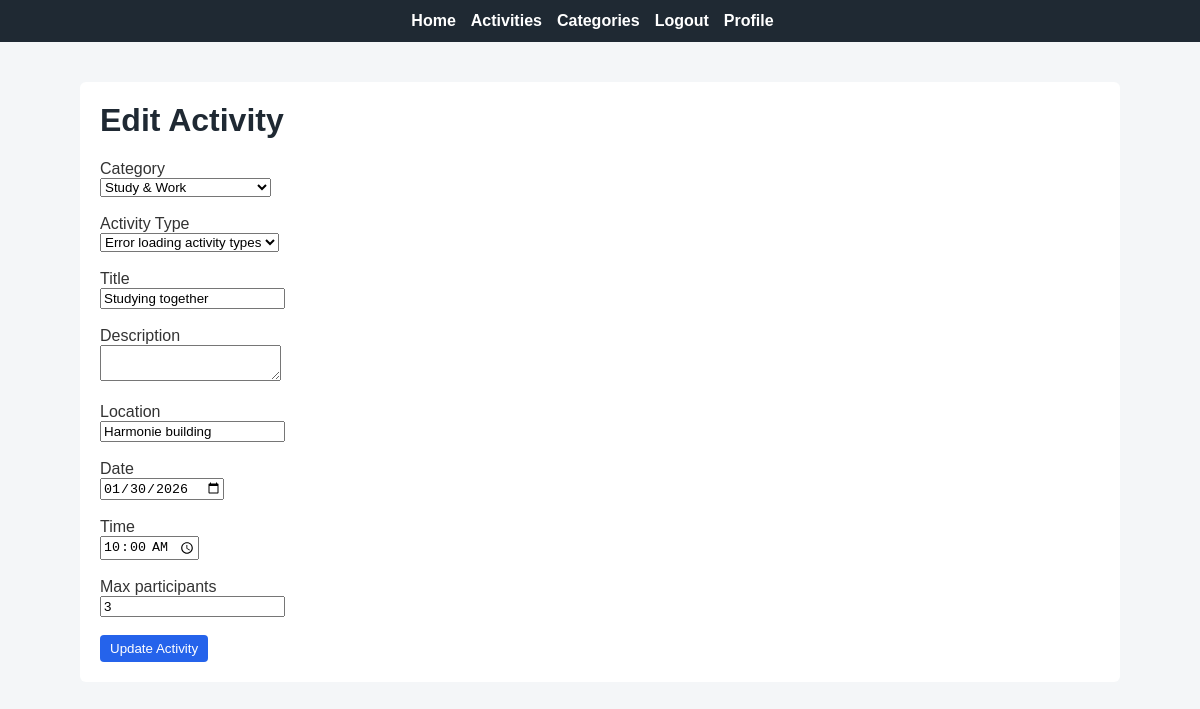
The app's page /activities/6/edit (signed in) with its own data.
### app/models.py (models this page shows, shortened)
class PaginatedAPIMixin(object):
    @staticmethod
    def to_collection_dict(query, page, per_page, endpoint, **kwargs):
        resources = db.paginate(query, page=page, per_page=per_page,
                                error_out=False)
        data = {
            'items': [item.to_dict() for item in resources.items],
            '_meta': {
                'page': page,
                'per_page': per_page,
                'total_pages': resources.pages,
                'total_items': resources.total
            },
            '_links': {
                'self': url_for(endpoint, page=page, per_page=per_page,
                                **kwargs),
                'next': url_for(endpoint, page=page + 1, per_page=per_page,
                                **kwargs) if resources.has_next else None,
                'prev': url_for(endpoint, page=page - 1, per_page=per_page,
                                **kwargs) if resources.has_prev else None
            }
        }
        return data

class Activity(PaginatedAPIMixin, db.Model):
    __tablename__ = 'activities'
    id = db.Column(db.Integer, primary_key=True)
    title = db.Column(db.String(200), nullable=False)
    description = db.Column(db.Text)
    location = db.Column(db.String(255), nullable=False)
    activity_date = db.Column(db.Date, nullable=False)
    activity_time = db.Column(db.Time, nullable=False)
    max_participants = db.Column(db.Integer, default=10)
    creator_id = db.Column(db.Integer, db.ForeignKey('users.id'), nullable=False)
    category_id = db.Column(db.Integer, db.ForeignKey('categories.id'), nullable=False)
    activity_type_id = db.Column(db.Integer, db.ForeignKey('activity_types.id'), nullable=False)
    created_at = db.Column(db.DateTime, default=datetime.now(timezone.utc))
    updated_at = db.Column(db.DateTime, default=datetime.now(timezone.utc), onupdate=datetime.now(timezone.utc))
    creator = db.relationship('Users', backref='activities_created')
    category = db.relationship('Category', backref='activities')
    activity_type = db.relationship('ActivityType', backref='activities')

class Category(db.Model):
    __tablename__ = 'categories'
    id = db.Column(db.Integer, primary_key=True)
    name = db.Column(db.String(100), unique=True, nullable=False)
    description = db.Column(db.Text)
    created_at = db.Column(db.DateTime, default=datetime.now(timezone.utc))
    activity_types = db.relationship('ActivityType', backref='category', lazy='dynamic')

### app/routes.py (the view, shortened to what this page needs)
@app.route("/activities/<int:id>/edit", methods=["GET", "POST"])
@login_required
def edit_activity(id):
    activity = Activity.query.get_or_404(id)
    if activity.creator_id != current_user.id:
        flash("You are not allowed to edit this activity.")
        return redirect(url_for("activities"))
    categories = Category.query.all()
    activity_types = ActivityType.query.all()
    return render_template(
        "edit_activity.html",
        activity=activity,
        categories=categories,
        activity_types=activity_types
    )

### app/models.py (called while the page is built)
@login.user_loader
def load_user(id):
    return db.session.get(Users, int(id))

### app/routes.py (called while the page is built)
@app.before_request
def before_request():
    if current_user.is_authenticated:
        current_user.last_seen = datetime.now(timezone.utc)
        db.session.commit()

### app/templates/edit_activity.html (shortened to what this page needs)
{% extends "base.html" %}
{% block content %}
<h1>Edit Activity</h1>
<form method="POST">
    <label>Category</label><br>
    <select name="category_id" id="category_id" required>
        {% for category in categories %}
            <option value="{{ category.id }}"
                {% if category.id == activity.category_id %}selected{% endif %}>
                {{ category.name }}
            </option>
        {% endfor %}
    </select><br><br>
    <label>Activity Type</label><br>
    <select name="activity_type_id" id="activity_type_id" required>
        <option value="">Loading activity types...</option>
    </select><br><br>
    <label>Title</label><br>
    <input type="text" name="title" value="{{ activity.title }}" required><br><br>
    <label>Description</label><br>
    <textarea name="description">{{ activity.description }}</textarea><br><br>
    <label>Location</label><br>
    <input type="text" name="location" value="{{ activity.location }}" required><br><br>
    <label>Date</label><br>
    <input type="date" name="activity_date"
           value="{{ activity.activity_date }}" required><br><br>
    <label>Time</label><br>
    <input type="time" name="activity_time"
           value="{{ activity.activity_time }}" required><br><br>
    <label>Max participants</label><br>
    <input type="number" name="max_participants"
           value="{{ activity.max_participants }}" min="1"><br><br>
    <button type="submit">Update Activity</button>
</form>
{% endblock %}

### app/static/css/style.css (style rules this page uses)
body { font-family: Arial, Helvetica, sans-serif; margin: 0; padding: 0; background-color: #f4f6f8; color: #333; }
h1 { margin-top: 0; color: #1f2933; }
button { padding: 6px 10px; border: none; border-radius: 4px; background-color: #2563eb; color: white; cursor: pointer; }
form { display: inline; }

### records on screen
Activity: category_id "Study & Work", title "Studying together", location "Harmonie building", activity_date "01/30/2026", activity_time "10:00:00", max_participants "3"
